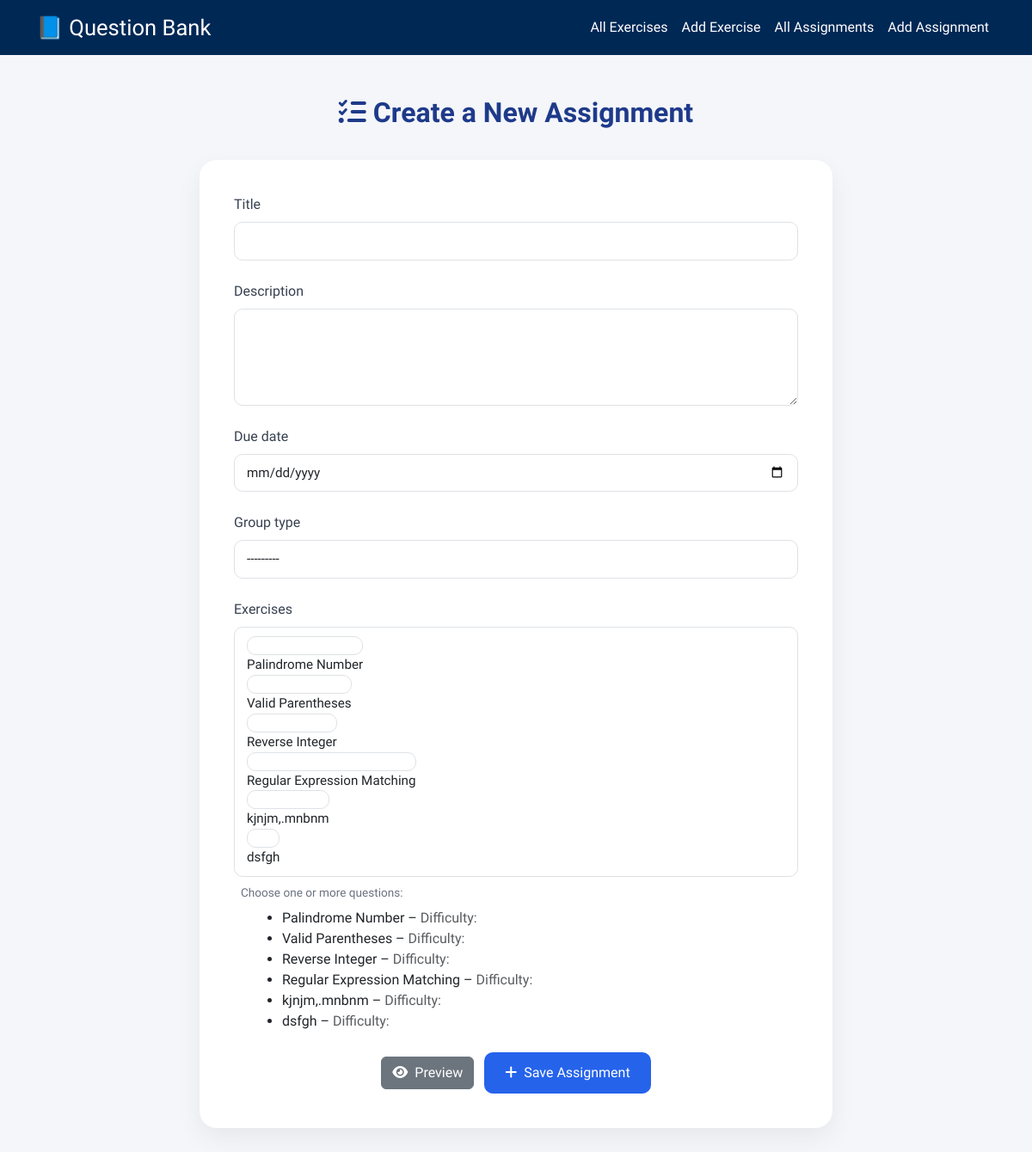
/assignments/create/, run on an earlier commit of the app's database.
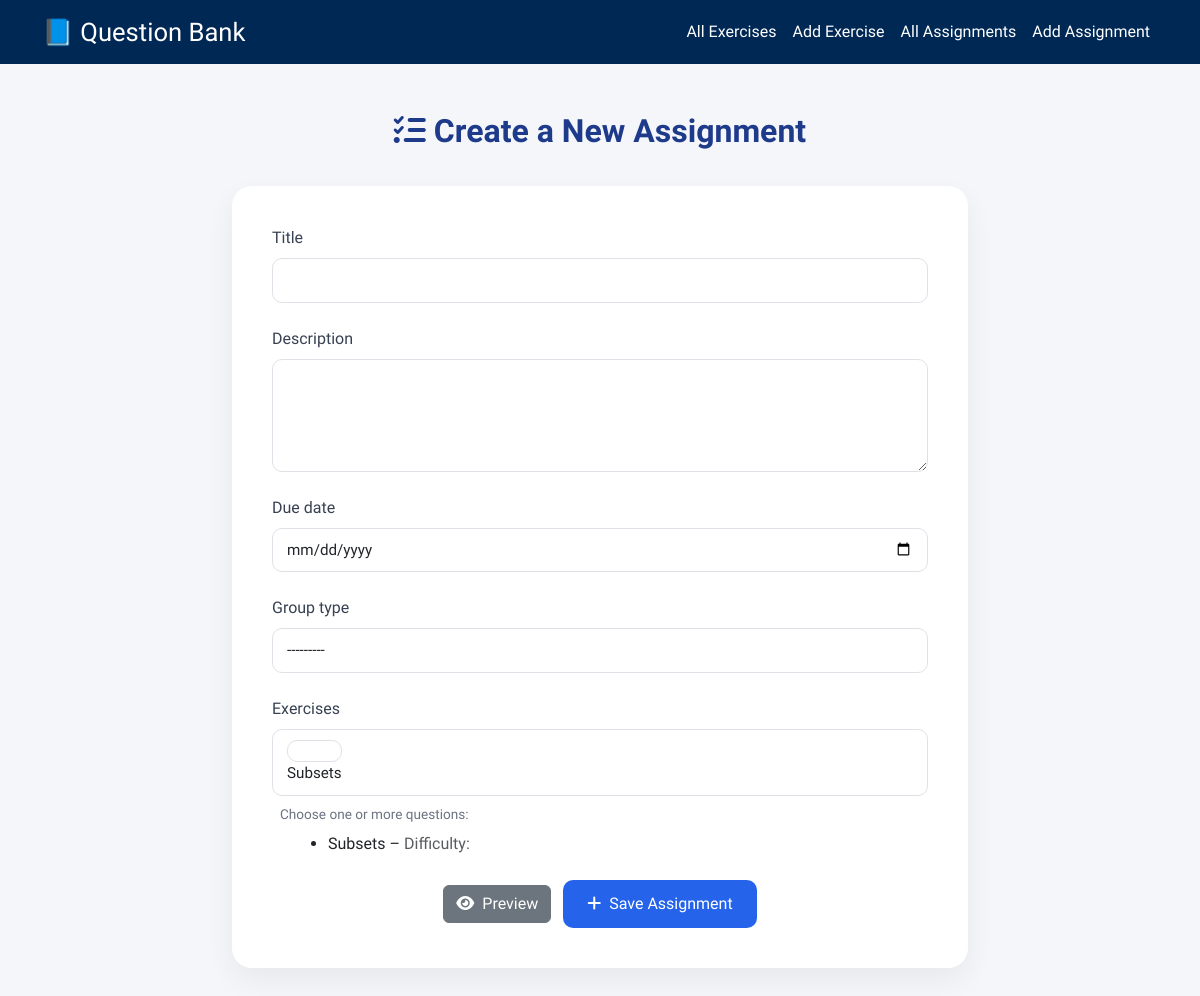
And on a later commit of the database.
### core/models.py (models this page shows)
class Exercise(models.Model):
    title      = models.CharField(max_length=255)
    content    = models.TextField()
    difficulty = models.CharField(max_length=50, blank=True)
    tags = models.JSONField(blank=True, null=True)
    def __str__(self):
        return self.title

### core/views.py (the view)
# urls.py: path('assignments/create/', views.create_assignment, name='create_assignment'),
def create_assignment(request):
    preview = False
    if request.method == 'POST':
        form = AssignmentForm(request.POST)
        if form.is_valid():
            if 'preview' in request.POST:
                preview = True  # Just show the preview
            else:
                assignment = form.save()
                return redirect('assignments_list')
    else:
        form = AssignmentForm()
    return render(request, 'assignments/assignment_form.html', {
        'form': form,
        'preview': preview
    })

### core/forms.py
class AssignmentForm(forms.ModelForm):
    class Meta:
        model = Assignment
        fields = ['title', 'description', 'due_date', 'group_type', 'exercises']
        widgets = {
            'description': forms.Textarea(attrs={'rows': 4}),
            'due_date': forms.DateInput(attrs={'type': 'date'}),
            'exercises': forms.CheckboxSelectMultiple()
        }

### core/templatetags/form_tags.py (called while the page is built)
@register.filter(name='add_class')
def add_class(value, arg):
    return value.as_widget(attrs={'class': arg})

### core/templates/assignments/assignment_form.html (shortened to what this page needs)
{% load static %}
{% load form_tags %}
<!DOCTYPE html>
<html lang="en">
<head>
  <link href="https://cdn.jsdelivr.net/npm/bootstrap@5.3.3/dist/css/bootstrap.min.css" rel="stylesheet">
  <link rel="stylesheet" href="{% static 'core/style.css' %}">
</head>
<body>
<nav class="navbar navbar-expand-lg">
  <div class="container">
    <a class="navbar-brand" href="/">📘 Question Bank</a>
    <div class="navbar-nav ms-auto">
      <a class="nav-link" href="{% url 'exercises_list' %}">All Exercises</a>
      <a class="nav-link" href="{% url 'exercises_add' %}">Add Exercise</a>
      <a class="nav-link" href="{% url 'assignments_list' %}">All Assignments</a>
      <a class="nav-link" href="{% url 'create_assignment' %}">Add Assignment</a>
    </div>
  </div>
</nav>
<div class="container py-5">
  <div class="row justify-content-center">
    <div class="col-lg-8">
      <h2 class="page-title"><i class="fas fa-tasks me-2"></i>Create a New Assignment</h2>
      <div class="card-form">
        <form method="post">
          {% for field in form %}
            <div class="mb-4">
              <label class="form-label">{{ field.label }}</label>
              {{ field|add_class:"form-control" }}
              {% if field.name == "exercises" %}
                <div class="hint mt-2 ms-2">Choose one or more questions:</div>
                <ul class="mt-2 ms-4">
                  {% for exercise in form.exercises.field.queryset %}
                    <li>
                      {{ exercise.title }} –
                      <span class="text-muted">Difficulty: {{ exercise.get_difficulty_display }}</span>
                    </li>
                  {% endfor %}
                </ul>
              {% endif %}
            </div>
          {% endfor %}
          <div class="text-center">
            <button type="submit" name="preview" value="true" class="btn btn-secondary me-2">
              <i class="fas fa-eye me-2"></i>Preview
            </button>
            <button type="submit" class="btn btn-submit">
              <i class="fas fa-plus me-2"></i>Save Assignment
            </button>
          </div>
        </form>
      </div>
    </div>
  </div>
</div>
</body>
</html>

What changed in the data, as far as the page shows it:
removed Exercise: title "Palindrome Number"
removed Exercise: title "Valid Parentheses"
removed Exercise: title "Reverse Integer"
removed Exercise: title "Regular Expression Matching"
removed Exercise: title "kjnjm,.mnbnm"
removed Exercise: title "dsfgh"
added Exercise: title "Subsets"
Also different on the page:
form field exercises: "☐ ☐ ☐ ☐ ☐ ☐" → "☐"
text no longer shown: "Palindrome Number Valid Parentheses Reverse Integer Regular Expression Matching kjnjm,.mnbnm dsfgh"
text now shown: "Subsets"
